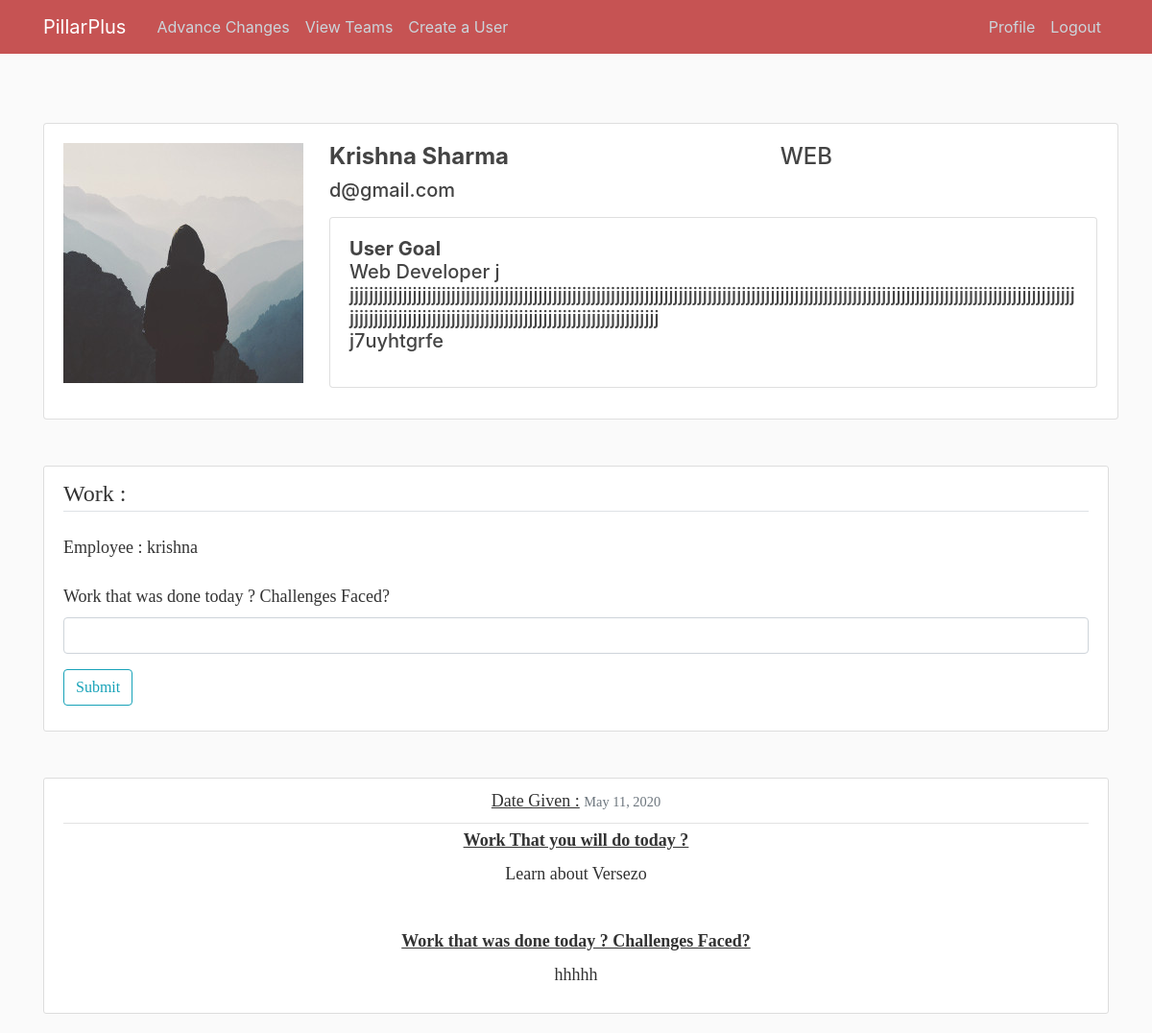
The page /hom (signed in) on the database as committed earlier.
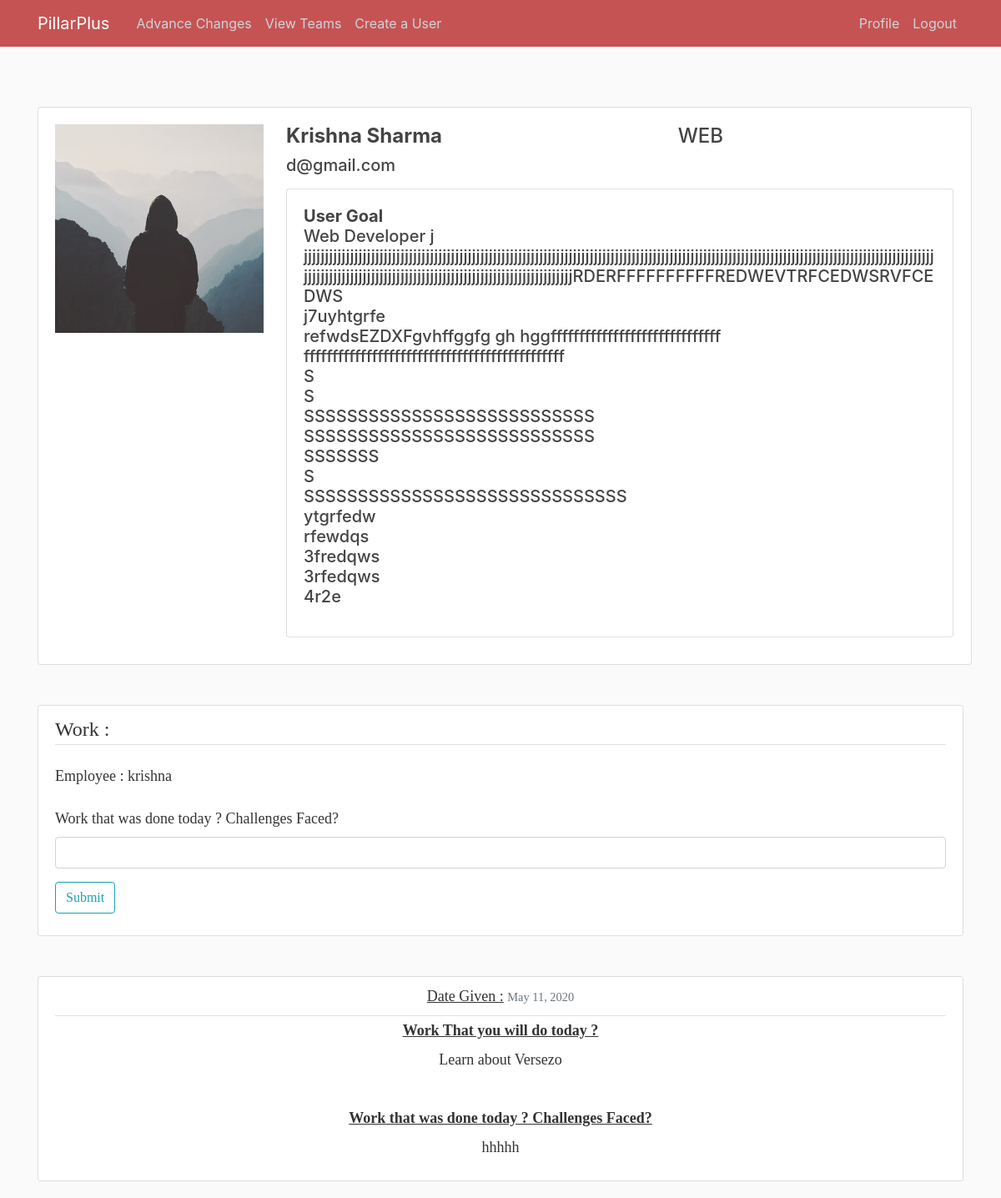
The same page on the database as committed later.
### blog/models.py (models this page shows, shortened)
class Post(models.Model):
    assigned_employee = models.ForeignKey(User, on_delete=models.CASCADE)
    work_today = models.CharField(max_length=500)
    work_done = models.TextField(max_length=500,null=True,blank=True)
    date_posted = models.DateTimeField(default=timezone.now)
    def time(self):
        currentTime = datetime.datetime.now()
        print(currentTime.hour)
        return int(currentTime.hour)

### users/models.py (models this page shows, shortened)
class Profile(models.Model):
    user = models.OneToOneField(User, on_delete=models.CASCADE)
    image = models.ImageField(default='default.jpg', upload_to='profile_pics')
    goal=models.CharField(max_length=1000)
    role=models.CharField(max_length=100)
    team=models.ForeignKey(Team,on_delete=models.CASCADE,blank=True, null=True)

### blog/views.py (the view)
# urls.py: path('hom',create,name="hom"),
@login_required
def create(request):
    print(datetime.datetime.now().hour)
    if (Post.objects.filter(date_posted__day=datetime.datetime.now().day , date_posted__month=datetime.datetime.now().month , date_posted__year=datetime.datetime.now().year,assigned_employee=request.user).count()==0  or (Post.objects.filter(date_posted__day=datetime.datetime.now().day , date_posted__month=datetime.datetime.now().month , date_posted__year=datetime.datetime.now().year,assigned_employee=request.user).count()==1 and (int(datetime.datetime.now().hour)>=18 and int(datetime.datetime.now().hour)<=24) or (int(datetime.datetime.now().hour)>0 and int(datetime.datetime.now().hour<=3))))  :
        if int(datetime.datetime.now().hour)>=6 and int(datetime.datetime.now().hour)<=13:
            if request.method == 'POST':
                today=request.POST['today']
                ins=Post.objects.create(work_today=today,assigned_employee=request.user,date_posted=datetime.datetime.now())
                ins.save()
                return redirect('hom')
            else:
                context = {
                'posts': Post.objects.filter(assigned_employee=request.user).order_by('-date_posted'),
                }
                return render(request, 'blog/user_post.html', context)
        elif (int(datetime.datetime.now().hour)>=18 and int(datetime.datetime.now().hour)<=24) or (int(datetime.datetime.now().hour)>0 and int(datetime.datetime.now().hour<=3)):
            if request.method == 'POST':
                today=request.POST['today']
                if Post.objects.filter(date_posted__day=datetime.datetime.now().day,date_posted__month=datetime.datetime.now().month , date_posted__year=datetime.datetime.now().year,assigned_employee=request.user).count()==1:
                    insta=Post.objects.get(date_posted__day=datetime.datetime.now().day,date_posted__month=datetime.datetime.now().month , date_posted__year=datetime.datetime.now().year,assigned_employee=request.user)
                    insta.work_done=today
                    insta.save()
                    print("created")
                    return redirect('hom')
                elif Post.objects.filter(date_posted__day=(datetime.datetime.now().day-1),date_posted__month=datetime.datetime.now().month , date_posted__year=datetime.datetime.now().year,assigned_employee=request.user).count()==1 and (int(datetime.datetime.now().hour)>0 and int(datetime.datetime.now().hour<=3)):
                    insta=Post.objects.get(date_posted__day=datetime.datetime.now().day,date_posted__month=datetime.datetime.now().month , date_posted__year=datetime.datetime.now().year,assigned_employee=request.user)
                    insta.work_done=today
                    insta.save()
                    return redirect('hom')
                else:
                    ins=Post.objects.create(work_done=today,assigned_employee=request.user,date_posted=datetime.datetime.now())
                    ins.save()
                    return redirect('hom')
            else:
                context = {
                'posts': Post.objects.filter(assigned_employee=request.user).order_by('-date_posted'),
                }
                return render(request, 'blog/user_post.html', context)
        else:
            context = {
                'posts': Post.objects.filter(assigned_employee=request.user).order_by('-date_posted'),
                }
            return render(request, 'blog/user_post.html', context)
    else:
        context = {
                'posts': Post.objects.filter(assigned_employee=request.user).order_by('-date_posted'),
                }
        return render(request, 'blog/user_post.html', context)

### blog/templates/blog/user_post.html (shortened to what this page needs)
{% extends "blog/base.html" %}
{% block content %}
 <br>
 <br>
<div class="container" style="margin:auto;">
    <div class="row">
        <div class="col-xs-120 col-sm-100 col-md-180">
        <div class="card" style="width: 70rem;">
      <div class="card-body">
        <h5 class="card-title">
                <div class="row">
                    <div class="col-sm-3 col-md-3">
                        <img src="{{ posts.first.assigned_employee.profile.image.url }}" alt="" class="img-rounded img-responsive" />
                    </div>
                    <div class="col-sm-6 col-md-6" style="">
                        <h4>
                           <b> {{ posts.first.assigned_employee.get_full_name }}</b><p style="float:right;"> {{ posts.first.assigned_employee.profile.role|safe }}
</p></h4>
                        <p>
{{ posts.first.assigned_employee.email }}
<br />
<div class="card" style="width: 50rem;">
  <div class="card-body">
<p class="article-content"><b>User Goal</b><br>{{ posts.first.assigned_employee.profile.goal|safe }}</p></p>
  </div>
</div>
  </div>
</div>  </div>
                        </div>
                    </div>
                </div>
            </div>
    </div>  <br>
    <br>
        <div class="content-section" style="margin:auto;">
        <form method="POST">
<legend class="border-bottom mb-4">Work :</legend>
  <div class="form-group">
    <label for="formGroupExampleInput"> Employee :</label>
  {{ user.username }}
  </div>
  <div class="form-group">
  {% if posts.first.time <= '6' %}
    <label for="formGroupExampleInput">What Work will you do today::</label>
    <input type="text"  class="form-control" placeholder="" value="" name="today" />
{% elif posts.first.time >= 18 and  posts.first.time <= 24 %}
<label for="formGroupExampleInput">Work that was done today ? Challenges Faced?</label>
    <input type="text"  class="form-control" placeholder="" value="" name="today" />
{% elif  posts.first.time >= 0 and  posts.first.time <= 3%}
<label for="formGroupExampleInput">Work that was done today ? Challenges Faced?</label>
    <input type="text"  class="form-control" placeholder="" value="" name="today" />
{% endif %}
  </div>
            <div class="form-group">
                <button class="btn btn-outline-info" type="submit">Submit</button>
            </div>
        </form>
    </div>
    <br>
    <br>
    {% for post in posts %}
                <article class="media content-section" style="text-align: center;">
                 <br>
                 <br>
                 <br>
                    <div class="media-body">
            <div class="article-metadata">
          <label for="formGroupExampleInput2"><u>Date Given :</u></label>
              <small class="text-muted">{{ post.date_posted|date:"F d, Y" }}</small>
            </div>
            <label for="formGroupExampleInput2"><u><b>Work That you will do today ? </u></b></label><br>
            <p class="article-content">{{ post.work_today }}</a><br><br></p>
                           <label for="formGroupExampleInput2"><u><b>Work that was done today ? Challenges Faced?</u></b></label><br>
            <p class="article-content">{{ post.work_done }} </a></p>
          </div>
        </article>
    {% endfor %}
{% endblock content %}

Rows that differ between the two databases and show on the page:
changed through a linked row, Post "Learn about Versezo": first.assigned_employee.profile.goal "Web Developer j jjjjjjjjjjjjjjjjjjjjjjjjjjjjjjjjjjjjjjjjjjjjjjjjjjjjjjjjjjjjjjjjjjjjjjjjjjjjjjjjjjjjjjjjjjjjjjjjjjjjjjjjjjjjjjjjjjjjjjjjjjjjjjjjjjjjjjjjjjjjjjjjjjjjjjjjjjjjjjjjjjjjjjjjjjjjjjjjjjjjjjjjjjjjjjjjjjjjjjjjjjjjjjjjjjjjjj j7uyhtgrfe" → "Web Developer j jjjjjjjjjjjjjjjjjjjjjjjjjjjjjjjjjjjjjjjjjjjjjjjjjjjjjjjjjjjjjjjjjjjjjjjjjjjjjjjjjjjjjjjjjjjjjjjjjjjjjjjjjjjjjjjjjjjjjjjjjjjjjjjjjjjjjjjjjjjjjjjjjjjjjjjjjjjjjjjjjjjjjjjjjjjjjjjjjjjjjjjjjjjjjjjjjjjjjjjjjjjjjjjjjjjjjjRDERFFFFFFFFFFREDWEVTRFCEDWSRVFCEDWS j7uyhtgrfe refwdsEZDXFgvhffggfg gh hggffffffffffffffffffffffffffffff ffffffffffffffffffffffffffffffffffffffffffffff S S SSSSSSSSSSSSSSSSSSSSSSSSSSS SSSSSSSSSSSSSSSSSSSSSSSSSSS SSSSSSS S SSSSSSSSSSSSSSSSSSSSSSSSSSSSSS ytgrfedw rfewdqs 3fredqws 3rfedqws 4r2e"
